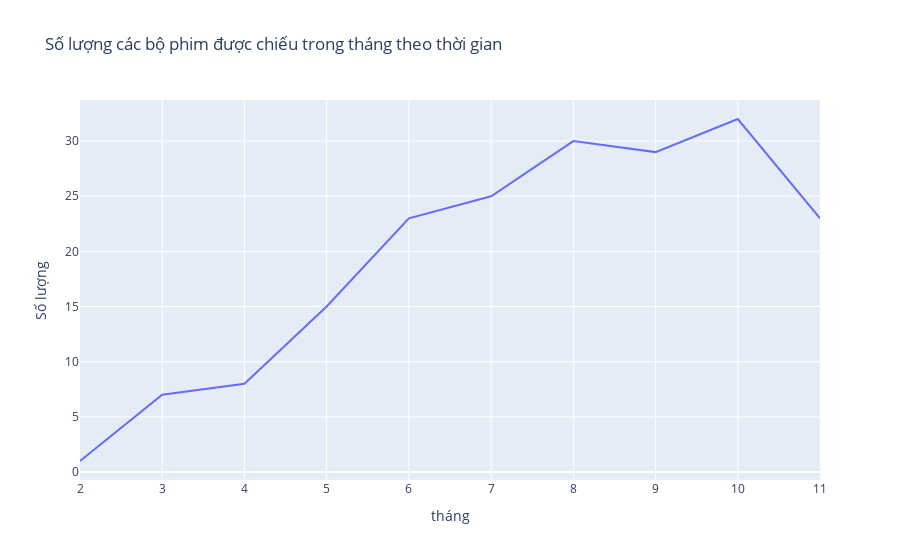

Notebook cell for this chart:
### Code cell
fig = px.line(n_film_by_month, x='month', y='film_code', 
              title='Số lượng các bộ phim được chiếu trong tháng theo thời gian')

fig.update_layout(xaxis_title='tháng',
                  yaxis_title='Số lượng')

fig.show()

### Figure 1 — Plotly figure (JSON) as saved in the notebook; plotly's stock layout.template omitted (floating-point values rounded to 4 significant figures)
{"data": [{"hovertemplate": "month=%{x}<br>film_code=%{y}<extra></extra>", "legendgroup": "", "line": {"color": "#636efa", "dash": "solid"}, "marker": {"symbol": "circle"}, "mode": "lines", "name": "", "orientation": "v", "showlegend": false, "type": "scatter", "x": [2, 3, 4, 5, 6, 7, 8, 9, 10, 11], "xaxis": "x", "y": [1, 7, 8, 15, 23, 25, 30, 29, 32, 23], "yaxis": "y"}], "layout": {"legend": {"tracegroupgap": 0}, "title": {"text": "Số lượng các bộ phim được chiếu trong tháng theo thời gian"}, "xaxis": {"anchor": "y", "domain": [0, 1], "title": {"text": "tháng"}}, "yaxis": {"anchor": "x", "domain": [0, 1], "title": {"text": "Số lượng"}}}}
